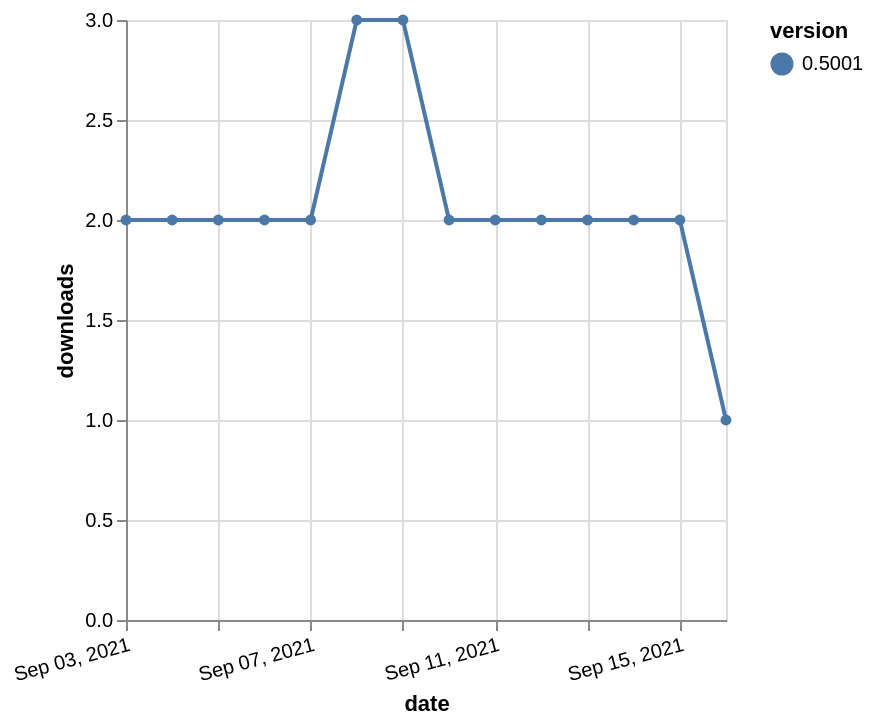

Vega-Lite specification stored for this chart:
### Vega-Lite specification from a JSON file in a GitHub repository (floating-point values rounded to 4 significant figures)
{"$schema": "https://vega.github.io/schema/vega-lite/v5.json", "description": "A simple bar chart with embedded data.", "data": {"values": [{"date": "2021-09-03", "total": 1850, "delta": 2, "version": "0.5001"}, {"date": "2021-09-04", "total": 1852, "delta": 2, "version": "0.5001"}, {"date": "2021-09-05", "total": 1854, "delta": 2, "version": "0.5001"}, {"date": "2021-09-06", "total": 1856, "delta": 2, "version": "0.5001"}, {"date": "2021-09-07", "total": 1858, "delta": 2, "version": "0.5001"}, {"date": "2021-09-08", "total": 1861, "delta": 3, "version": "0.5001"}, {"date": "2021-09-09", "total": 1864, "delta": 3, "version": "0.5001"}, {"date": "2021-09-10", "total": 1866, "delta": 2, "version": "0.5001"}, {"date": "2021-09-11", "total": 1868, "delta": 2, "version": "0.5001"}, {"date": "2021-09-12", "total": 1870, "delta": 2, "version": "0.5001"}, {"date": "2021-09-13", "total": 1872, "delta": 2, "version": "0.5001"}, {"date": "2021-09-14", "total": 1874, "delta": 2, "version": "0.5001"}, {"date": "2021-09-15", "total": 1876, "delta": 2, "version": "0.5001"}, {"date": "2021-09-16", "total": 1877, "delta": 1, "version": "0.5001"}]}, "width": "container", "mark": {"type": "line", "point": {"filled": true}}, "encoding": {"x": {"field": "date", "type": "temporal", "timeUnit": "yearmonthdate", "title": "date", "axis": {"labelAngle": -15}}, "y": {"field": "delta", "type": "quantitative", "title": "downloads"}, "color": {"field": "version", "type": "nominal"}, "tooltip": {"field": "delta"}}}
